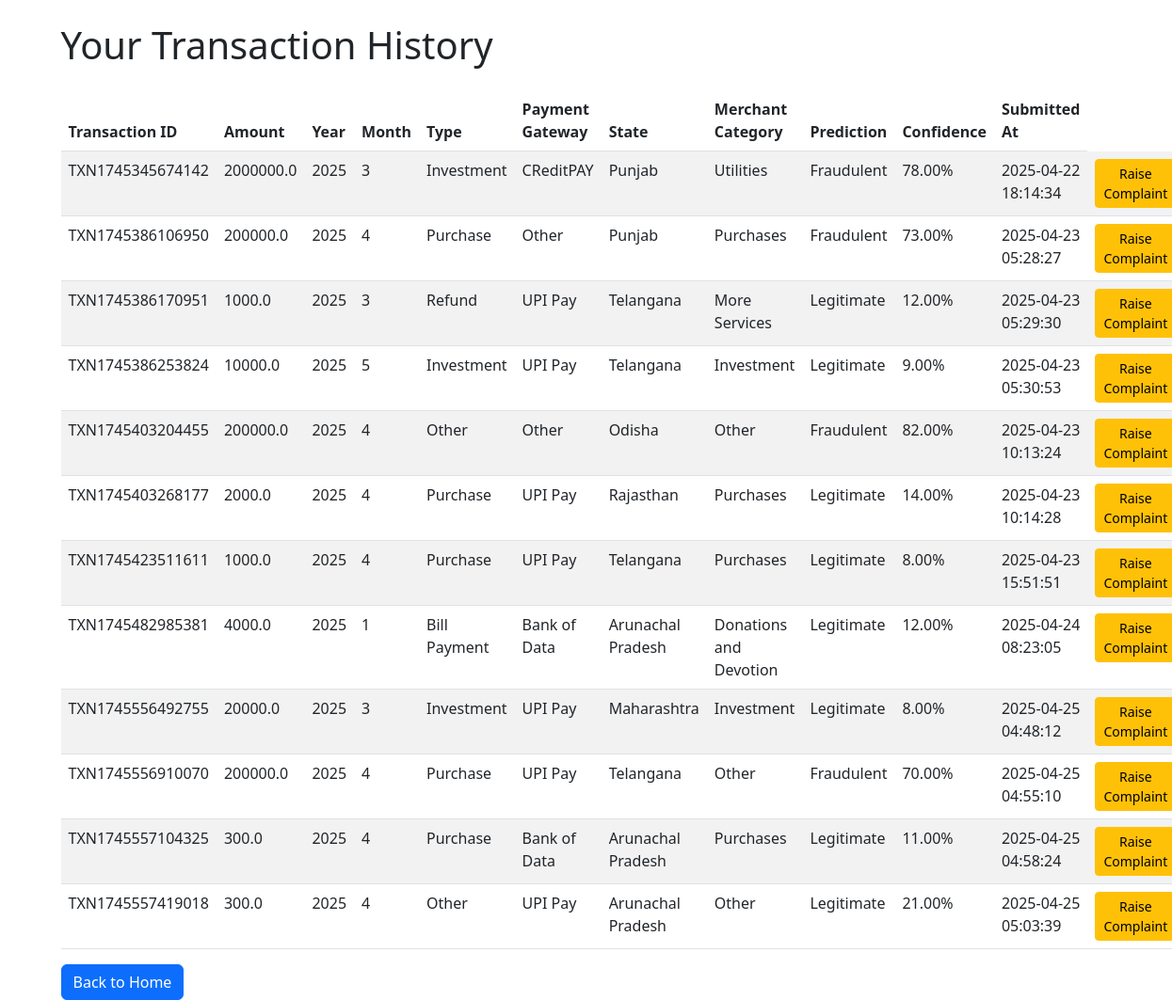
The page /transaction_history (signed in) on the database its author committed.
### models.py (models this page shows)
class Transaction(db.Model):
    id = db.Column(db.Integer, primary_key=True)
    transaction_id = db.Column(db.String(50), unique=True, nullable=False)
    amount = db.Column(db.Float, nullable=False)
    year = db.Column(db.Integer, nullable=False)
    month = db.Column(db.Integer, nullable=False)
    transaction_type = db.Column(db.String(50))
    payment_gateway = db.Column(db.String(50))
    state = db.Column(db.String(50))
    merchant_category = db.Column(db.String(50))
    prediction = db.Column(db.String(20))
    confidence = db.Column(db.Float)
    user_id = db.Column(db.Integer, db.ForeignKey('user.id'))
    user = relationship('User', backref='transactions')  # This allows you to access user's transactions
    timestamp = db.Column(db.DateTime, default=datetime.utcnow)

### app.py (the view)
@app.route('/transaction_history')
def transaction_history():
    if 'user_id' not in session:
        flash("You need to log in first.", "warning")
        return redirect(url_for('login'))
    user_id = session['user_id']
    user_transactions = Transaction.query.filter_by(user_id=user_id).all()
    return render_template('transaction_history.html', transactions=user_transactions)

### app.py (called while the page is built)
@app.before_request
def create_tables():
    db.create_all()

@app.context_processor
def inject_user():
    user_id = session.get('user_id')
    if user_id:
        return dict(logged_in=True, current_user=User.query.get(user_id))
    return dict(logged_in=False)

### templates/transaction_history.html (shortened to what this page needs)
<!DOCTYPE html>
<html lang="en">
<head>
    <link href="https://cdn.jsdelivr.net/npm/bootstrap@5.3.0/dist/css/bootstrap.min.css" rel="stylesheet">
</head>
<body>
    <div class="container mt-4">
        <h1 class="mb-4">Your Transaction History</h1>
        {% if transactions %}
            <table class="table table-striped">
                <thead>
                    <tr>
                        <th>Transaction ID</th>
                        <th>Amount</th>
                        <th>Year</th>
                        <th>Month</th>
                        <th>Type</th>
                        <th>Payment Gateway</th>
                        <th>State</th>
                        <th>Merchant Category</th>
                        <th>Prediction</th>
                        <th>Confidence</th>
                        <th>Submitted At</th>
                    </tr>
                </thead>
                <tbody>
                    {% for transaction in transactions %}
                        <tr>
                            <td>{{ transaction.transaction_id }}</td>
                            <td>{{ transaction.amount }}</td>
                            <td>{{ transaction.year }}</td>
                            <td>{{ transaction.month }}</td>
                            <td>{{ transaction.transaction_type }}</td>
                            <td>{{ transaction.payment_gateway }}</td>
                            <td>{{ transaction.state }}</td>
                            <td>{{ transaction.merchant_category }}</td>
                            <td>{{ transaction.prediction }}</td>
                            <td>{{ '%.2f' % (transaction.confidence * 100) }}%</td>
                            <td>{{ transaction.timestamp.strftime('%Y-%m-%d %H:%M:%S') }}</td>
                            <td>
                                <a href="{{ url_for('complaint_form', transaction_id=transaction.transaction_id) }}" class="btn btn-warning btn-sm">Raise Complaint</a>
                            </td>
                        </tr>
                    {% endfor %}
                </tbody>
            </table>
        {% else %}
            <p>No transactions found.</p>
        {% endif %}
        <a href="{{ url_for('home') }}" class="btn btn-primary">Back to Home</a>
    </div>
</body>
</html>

### rows shown on the page
Transaction: transaction.confidence*100 "78.00"
Transaction: transaction.confidence*100 "73.00"
Transaction: transaction.confidence*100 "12.00"
Transaction: transaction.confidence*100 "9.00"
Transaction: transaction.confidence*100 "82.00"
Transaction: transaction.confidence*100 "14.00"
Transaction: transaction.confidence*100 "8.00"
Transaction: transaction.confidence*100 "12.00"
Transaction: transaction.confidence*100 "8.00"
Transaction: transaction.confidence*100 "70.00"
Transaction: transaction.confidence*100 "11.00"
Transaction: transaction.confidence*100 "21.00"
